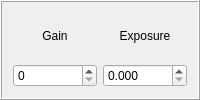
       <widget class="QFrame" name="frame">
        <property name="sizePolicy">
         <sizepolicy hsizetype="Fixed" vsizetype="Fixed">
          <horstretch>0</horstretch>
          <verstretch>0</verstretch>
         </sizepolicy>
        </property>
        <property name="minimumSize">
         <size>
          <width>140</width>
          <height>0</height>
         </size>
        </property>
        <property name="frameShape">
         <enum>QFrame::Box</enum>
        </property>
        <property name="frameShadow">
         <enum>QFrame::Raised</enum>
        </property>
        <layout class="QGridLayout" name="gridLayout_3">
         <item row="1" column="0">
          <widget class="QESpinBox" name="qespinbox">
           <property name="minimumSize">
            <size>
             <width>40</width>
             <height>0</height>
            </size>
           </property>
           <property name="focusPolicy">
            <enum>Qt::ClickFocus</enum>
           </property>
           <property name="buttonSymbols">
            <enum>QAbstractSpinBox::UpDownArrows</enum>
           </property>
           <property name="decimals">
            <number>0</number>
           </property>
           <property name="maximum">
            <double>31.000000000000000</double>
           </property>
           <property name="variable" stdset="0">
            <string>$(P):cam1:Gain</string>
           </property>
           <property name="variableSubstitutions" stdset="0">
            <string>P=13PS7</string>
           </property>
           <property name="displayAlarmState">
            <bool>false</bool>
           </property>
           <property name="useDbPrecision" stdset="0">
            <bool>false</bool>
           </property>
          </widget>
         </item>
         <item row="0" column="0">
          <widget class="QLabel" name="label_2">
           <property name="text">
            <string>Gain</string>
           </property>
           <property name="alignment">
            <set>Qt::AlignCenter</set>
           </property>
          </widget>
         </item>
         <item row="0" column="1">
          <widget class="QLabel" name="label_3">
           <property name="text">
            <string>Exposure</string>
           </property>
           <property name="alignment">
            <set>Qt::AlignCenter</set>
           </property>
          </widget>
         </item>
         <item row="1" column="1">
          <widget class="QESpinBox" name="qespinbox_3">
           <property name="minimumSize">
            <size>
             <width>60</width>
             <height>0</height>
            </size>
           </property>
           <property name="focusPolicy">
            <enum>Qt::ClickFocus</enum>
           </property>
           <property name="buttonSymbols">
            <enum>QAbstractSpinBox::UpDownArrows</enum>
           </property>
           <property name="correctionMode">
            <enum>QAbstractSpinBox::CorrectToNearestValue</enum>
           </property>
           <property name="decimals">
            <number>3</number>
           </property>
           <property name="minimum">
            <double>0.000000000000000</double>
           </property>
           <property name="maximum">
            <double>31.000000000000000</double>
           </property>
           <property name="singleStep">
            <double>0.010000000000000</double>
           </property>
           <property name="variable" stdset="0">
            <string>$(P):cam1:AcquireTime</string>
           </property>
           <property name="variableSubstitutions" stdset="0">
            <string>P=13PS7</string>
           </property>
           <property name="displayAlarmState">
            <bool>false</bool>
           </property>
           <property name="value">
            <double>0.000000000000000</double>
           </property>
          </widget>
         </item>
        </layout>
        <zorder>qespinbox</zorder>
        <zorder>label_3</zorder>
        <zorder>label_2</zorder>
        <zorder>qespinbox_3</zorder>
       </widget>
